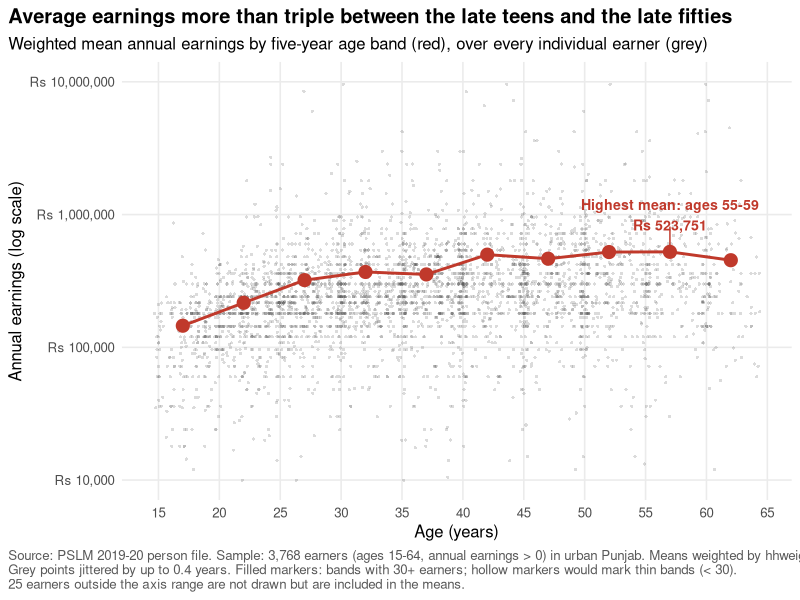

The R source for this figure:
# 04_age_redesign.R  (Question 3: earnings against age; also the Q4 redesign)
# Run 01_prepare.R first.

library(readr)
library(dplyr)
library(ggplot2)

earners <- read_csv("outputs/analysis_data.csv", show_col_types = FALSE)
q2      <- read_csv("outputs/q2_numbers.csv", show_col_types = FALSE)
bands   <- read_csv("outputs/q3_band_table.csv", show_col_types = FALSE)

rupees <- function(v) paste0("Rs ", format(v, big.mark = ",", scientific = FALSE, trim = TRUE))

# Points: jitter age by at most 0.4 years; seed fixed so the figure is reproducible
set.seed(346)
points <- earners |>
  filter(earn_annual >= 1e4, earn_annual <= 1e7) |>
  mutate(age_jit = age + runif(n(), -0.4, 0.4))

top <- bands |> slice_max(weighted_mean, n = 1)

p <- ggplot() +
  geom_point(data = points, aes(age_jit, earn_annual),
             alpha = 0.2, size = 1.1, colour = "grey30", stroke = 0) +
  geom_line(data = bands, aes(midpoint, weighted_mean),
            colour = "#C0392B", linewidth = 1) +
  # filled markers = 30+ earners; hollow (white fill) = thin band (< 30)
  geom_point(data = bands, aes(midpoint, weighted_mean, fill = thin),
             shape = 21, size = 3.2, colour = "#C0392B", stroke = 1.2,
             show.legend = FALSE) +
  scale_fill_manual(values = c(`FALSE` = "#C0392B", `TRUE` = "white")) +
  annotate("text", x = top$midpoint, y = top$weighted_mean * 1.9,
           label = paste0("Highest mean: ages ", top$band, "\n",
                          rupees(top$weighted_mean)),
           size = 3.6, colour = "#C0392B", fontface = "bold") +
  annotate("segment", x = top$midpoint, xend = top$midpoint,
           y = top$weighted_mean * 1.55, yend = top$weighted_mean * 1.12,
           colour = "#C0392B") +
  scale_y_log10(limits = c(1e4, 1e7), breaks = 10^(4:7), labels = rupees(10^(4:7))) +
  scale_x_continuous(limits = c(14.5, 64.5), breaks = seq(15, 65, 5)) +
  labs(
    title = "Average earnings more than triple between the late teens and the late fifties",
    subtitle = "Weighted mean annual earnings by five-year age band (red), over every individual earner (grey)",
    x = "Age (years)",
    y = "Annual earnings (log scale)",
    caption = paste0(
      "Source: PSLM 2019-20 person file. Sample: ", format(q2$n_earners, big.mark = ","),
      " earners (ages 15-64, annual earnings > 0) in urban Punjab. Means weighted by hhweight.\n",
      "Grey points jittered by up to 0.4 years. Filled markers: bands with 30+ earners; hollow markers would mark thin bands (< 30). ",
      "\n", q2$excluded_total, " earners outside the axis range are not drawn but are included in the means.")
  ) +
  theme_minimal(base_size = 12) +
  theme(panel.grid.minor = element_blank(),
        plot.title = element_text(face = "bold"),
        plot.caption = element_text(hjust = 0, colour = "grey35"),
        plot.title.position = "plot",
        plot.caption.position = "plot")

ggsave("figures/q3_earnings_by_age.svg", p, width = 9, height = 6)
